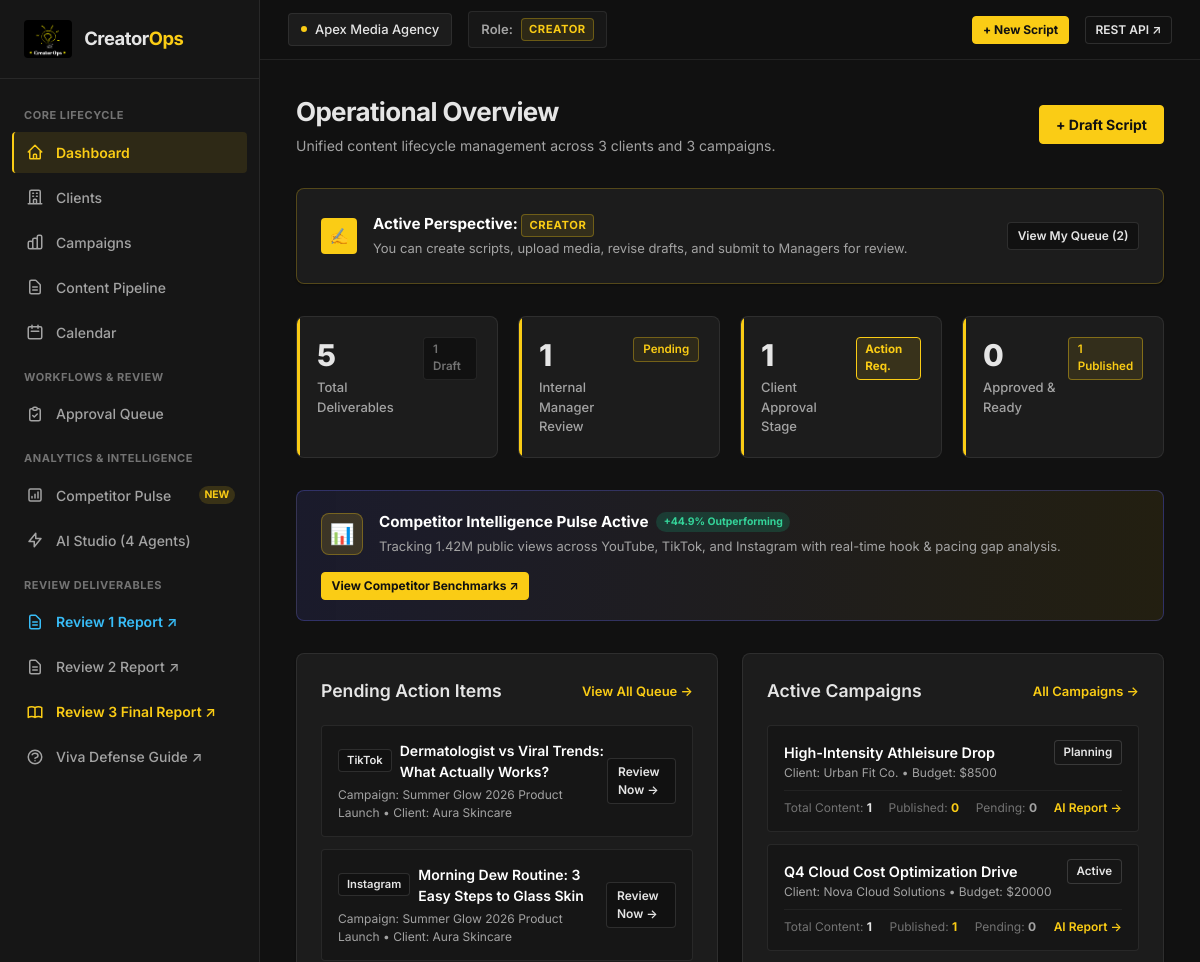
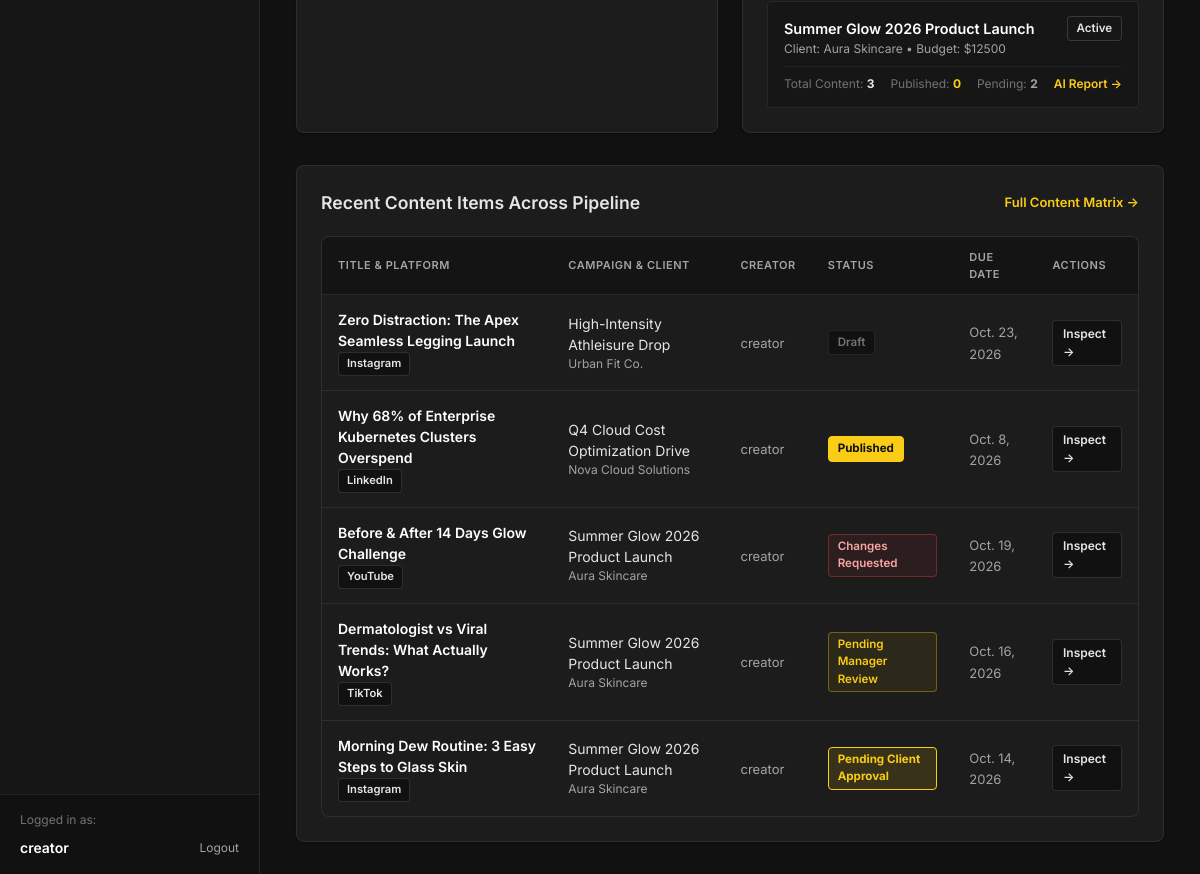
Page /dashboard/ (signed in) on the earlier database version (2 pictures, top to bottom).
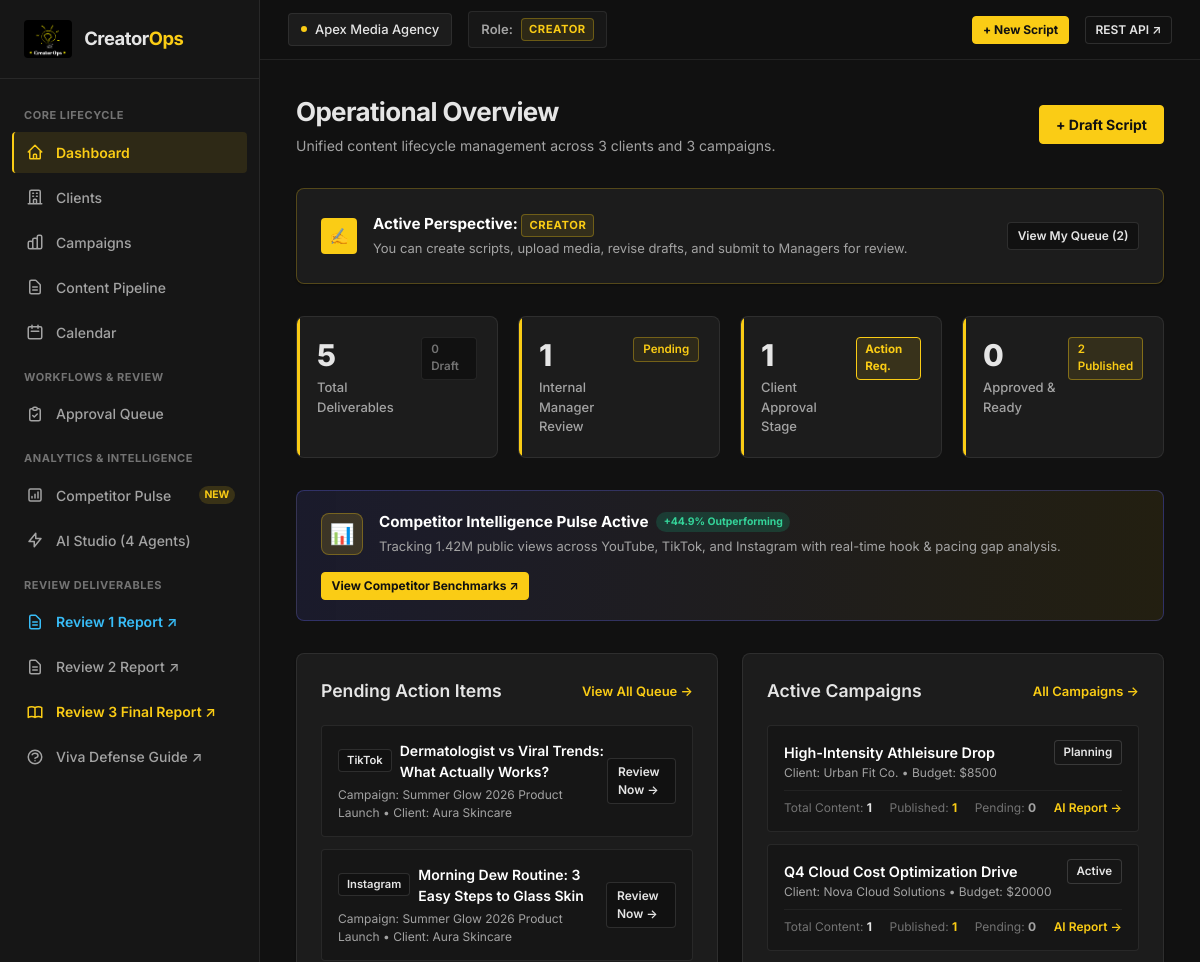
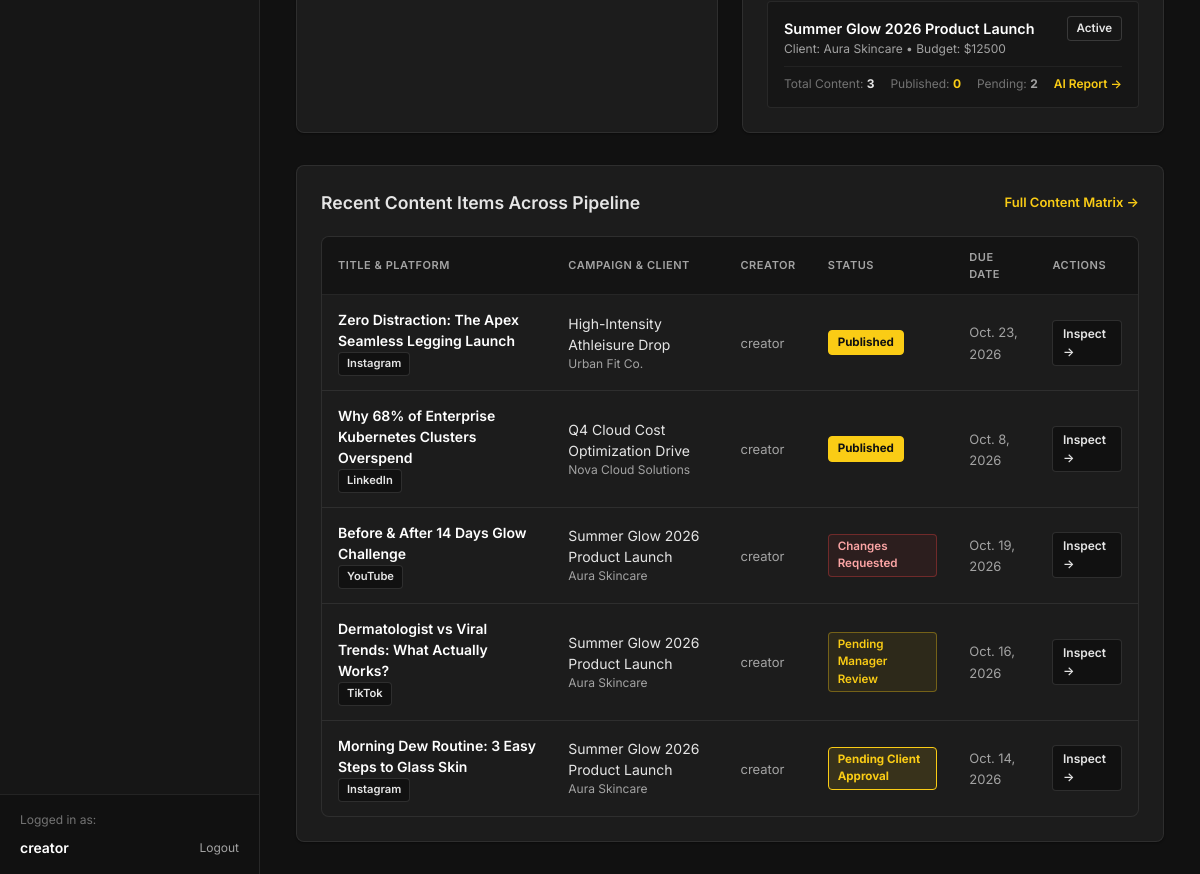
Same page on the later database version (2 pictures, top to bottom).
### campaigns/models.py (models this page shows, shortened)
class Campaign(models.Model):
    class Status(models.TextChoices):
        PLANNING = "PLANNING", "Planning"
        ACTIVE = "ACTIVE", "Active"
        PAUSED = "PAUSED", "Paused"
        COMPLETED = "COMPLETED", "Completed"
    client = models.ForeignKey(Client, on_delete=models.CASCADE, related_name="campaigns")
    title = models.CharField(max_length=255)
    objective = models.TextField(help_text="Campaign goal, key message, or target outcome.")
    target_audience = models.CharField(max_length=255, blank=True, default="")
    status = models.CharField(max_length=20, choices=Status.choices, default=Status.PLANNING)
    start_date = models.DateField(null=True, blank=True)
    end_date = models.DateField(null=True, blank=True)
    budget = models.DecimalField(max_digits=12, decimal_places=2, default=0.00)
    created_at = models.DateTimeField(auto_now_add=True)
    updated_at = models.DateTimeField(auto_now=True)
    class Meta:
        ordering = ["-created_at"]
    @property
    def total_content_items(self):
        return self.content_items.count()
    @property
    def published_count(self):
        return self.content_items.filter(status="published").count()
    @property
    def pending_count(self):
        return self.content_items.filter(status__in=["pending_manager", "pending_client"]).count()

### content/models.py (models this page shows, shortened)
class ContentItem(models.Model):
    class Platform(models.TextChoices):
        INSTAGRAM = "Instagram", "Instagram"
        YOUTUBE = "YouTube", "YouTube"
        LINKEDIN = "LinkedIn", "LinkedIn"
        TWITTER = "Twitter/X", "Twitter/X"
        TIKTOK = "TikTok", "TikTok"
    class Status(models.TextChoices):
        DRAFT = "draft", "Draft"
        PENDING_MANAGER = "pending_manager", "Pending Manager Review"
        PENDING_CLIENT = "pending_client", "Pending Client Approval"
        APPROVED = "approved", "Approved"
        CHANGES_REQUESTED = "changes_requested", "Changes Requested"
        SCHEDULED = "scheduled", "Scheduled"
        PUBLISHED = "published", "Published"
    campaign = models.ForeignKey(Campaign, on_delete=models.CASCADE, related_name="content_items")
    creator = models.ForeignKey(
        User, on_delete=models.SET_NULL, null=True, blank=True, related_name="created_content"
    )
    title = models.CharField(max_length=255)
    platform = models.CharField(max_length=50, choices=Platform.choices, default=Platform.INSTAGRAM)
    script_body = models.TextField(blank=True, default="", help_text="Draft script / talking points / video storyboard.")
    caption = models.TextField(blank=True, default="", help_text="Final caption, copy, hashtags.")
    due_date = models.DateField(null=True, blank=True)
    status = models.CharField(max_length=30, choices=Status.choices, default=Status.DRAFT)
    published_url = models.URLField(max_length=500, blank=True, default="")
    published_post_id = models.CharField(max_length=120, blank=True, default="")
    published_platform = models.CharField(max_length=50, blank=True, default="")
    published_at = models.DateTimeField(null=True, blank=True)
    created_at = models.DateTimeField(auto_now_add=True)
    updated_at = models.DateTimeField(auto_now=True)
    class Meta:
        ordering = ["-updated_at"]

### clients/models.py (models this page shows, shortened)
class Client(models.Model):
    workspace = models.ForeignKey(Workspace, on_delete=models.CASCADE, related_name="clients")
    name = models.CharField(max_length=255)
    contact_email = models.EmailField(blank=True, default="")
    industry = models.CharField(max_length=100, blank=True, default="")
    company_notes = models.TextField(blank=True, default="")
    brand_guidelines = models.TextField(
        blank=True,
        default="",
        help_text="Brand voice, required hashtags, compliance rules used by the AI Script Review Agent."
    )
    created_at = models.DateTimeField(auto_now_add=True)
    updated_at = models.DateTimeField(auto_now=True)
    class Meta:
        ordering = ["name"]
        unique_together = ("workspace", "name")

### analytics/views.py (the view)
# urls.py: path("dashboard/", views.dashboard_view, name="dashboard"),
@workspace_required
def dashboard_view(request):
    ws = request.workspace
    clients = Client.objects.filter(workspace=ws)
    campaigns = Campaign.objects.filter(client__workspace=ws)
    content_items = ContentItem.objects.filter(campaign__client__workspace=ws)
    counts = {
        "clients": clients.count(),
        "campaigns": campaigns.count(),
        "total_content": content_items.count(),
        "draft": content_items.filter(status=ContentItem.Status.DRAFT).count(),
        "pending_manager": content_items.filter(status=ContentItem.Status.PENDING_MANAGER).count(),
        "pending_client": content_items.filter(status=ContentItem.Status.PENDING_CLIENT).count(),
        "approved": content_items.filter(status=ContentItem.Status.APPROVED).count(),
        "changes_requested": content_items.filter(status=ContentItem.Status.CHANGES_REQUESTED).count(),
        "published": content_items.filter(status=ContentItem.Status.PUBLISHED).count(),
    }
    recent_items = content_items.select_related("campaign", "campaign__client", "creator")[:6]
    role = request.membership.role if request.membership else None
    pending_for_role = []
    if role == "MANAGER":
        pending_for_role = content_items.filter(status=ContentItem.Status.PENDING_MANAGER)[:5]
    elif role == "CLIENT_REVIEWER":
        pending_for_role = content_items.filter(status=ContentItem.Status.PENDING_CLIENT)[:5]
    else:
        pending_for_role = content_items.filter(
            status__in=[ContentItem.Status.PENDING_MANAGER, ContentItem.Status.PENDING_CLIENT]
        )[:5]
    return render(request, "dashboard/index.html", {
        "counts": counts,
        "recent_items": recent_items,
        "pending_for_role": pending_for_role,
        "campaigns": campaigns[:5],
    })

### workspaces/context_processors.py (called while the page is built, shortened)
def workspace_context(request):
    memberships = Membership.objects.filter(user=request.user).select_related("workspace")
    active_ws_id = request.session.get("active_workspace_id")
    active_membership = None
    if active_ws_id:
        active_membership = memberships.filter(workspace_id=active_ws_id).first()
    if not active_membership and memberships.exists():
        active_membership = memberships.first()
        request.session["active_workspace_id"] = active_membership.workspace.id
    if active_membership:
        return {
            "active_workspace": active_membership.workspace,
            "user_role": active_membership.role,
            "user_role_label": active_membership.get_role_display(),
            "user_memberships": memberships,
        }

### workspaces/permissions.py (called while the page is built)
def get_membership(user, workspace):
    if not user.is_authenticated or not workspace:
        return None
    return Membership.objects.filter(user=user, workspace=workspace).first()

### templates/dashboard/index.html (shortened to what the changed rows need)
{% extends "base.html" %}
{% block content %}
<div class="page-header">
    <div>
        <h1 class="page-title">Operational Overview</h1>
    </div>
</div>
<div class="grid-4" style="margin-bottom: 2rem;">
    <div class="metric-card">
        <div>
            <div class="metric-value">{{ counts.total_content }}</div>
            <div class="metric-label">Total Deliverables</div>
        </div>
        <span class="badge badge-draft">{{ counts.draft }} Draft</span>
    </div>
    <div class="metric-card accent-approved">
        <div>
            <div class="metric-value">{{ counts.approved }}</div>
            <div class="metric-label">Approved & Ready</div>
        </div>
        <span class="badge badge-approved">{{ counts.published }} Published</span>
    </div>
</div>
<div class="grid-2" style="margin-bottom: 2rem;">
    <div class="card">
        <div class="card-header">
            <h2 class="card-title">Pending Action Items</h2>
        </div>
    </div>
    <div class="card">
        <div class="card-header">
            <h2 class="card-title">Active Campaigns</h2>
        </div>
        {% if campaigns %}
        <div style="display: flex; flex-direction: column; gap: 0.75rem;">
            {% for camp in campaigns %}
            <div style="background: var(--bg-secondary); border: 1px solid var(--border-color); border-radius: var(--radius-sm); padding: 0.875rem 1rem;">
                <div style="display: flex; justify-content: space-between; align-items: flex-start; margin-bottom: 0.35rem;">
                    <div>
                        <a href="{% url 'campaigns:detail' camp.id %}" style="color: #fff; font-weight: 600; text-decoration: none; font-size: 0.9rem;">
                            {{ camp.title }}
                        </a>
                        <div style="font-size: 0.75rem; color: var(--text-muted);">Client: {{ camp.client.name }} &bull; Budget: ${{ camp.budget|floatformat:0 }}</div>
                    </div>
                    <span class="badge badge-scheduled">{{ camp.get_status_display }}</span>
                </div>
                <div style="display: flex; justify-content: space-between; font-size: 0.75rem; color: var(--text-dim); margin-top: 0.5rem; padding-top: 0.5rem; border-top: 1px solid rgba(255,255,255,0.05);">
                    <span>Total Content: <strong style="color:var(--text-main);">{{ camp.total_content_items }}</strong></span>
                    <span>Published: <strong style="color: var(--primary);">{{ camp.published_count }}</strong></span>
                    <span>Pending: <strong style="color: var(--text-muted);">{{ camp.pending_count }}</strong></span>
                    <a href="{% url 'analytics:campaign_report' camp.id %}" style="color: var(--primary); text-decoration: none; font-weight: 600;">AI Report &rarr;</a>
                </div>
            </div>
            {% endfor %}
        </div>
        {% else %}
        <div style="text-align: center; padding: 2rem 1rem; color: var(--text-dim);">
            <div>No campaigns yet.</div>
            <a href="{% url 'campaigns:create' %}" class="btn btn-primary btn-sm" style="margin-top: 0.75rem;">Create First Campaign</a>
        </div>
        {% endif %}
    </div>
</div>
<div class="card">
    <div class="card-header">
        <h2 class="card-title">Recent Content Items Across Pipeline</h2>
    </div>
    <div class="table-container">
        <table class="table">
            <thead>
                <tr>
                    <th>Title & Platform</th>
                    <th>Campaign & Client</th>
                    <th>Creator</th>
                    <th>Status</th>
                    <th>Due Date</th>
                    <th>Actions</th>
                </tr>
            </thead>
            <tbody>
                {% for item in recent_items %}
                <tr>
                    <td>
                        <div style="font-weight: 600; color: #fff;">{{ item.title }}</div>
                        <span class="platform-pill platform-{{ item.platform|slugify }}">{{ item.platform }}</span>
                    </td>
                    <td>
                        <div style="color: var(--text-main);">{{ item.campaign.title }}</div>
                        <div style="font-size: 0.75rem; color: var(--text-muted);">{{ item.campaign.client.name }}</div>
                    </td>
                    <td>
                        <span style="font-size: 0.8125rem; color: var(--text-muted);">{{ item.creator.username|default:"Unassigned" }}</span>
                    </td>
                    <td>
                        <span class="badge badge-{{ item.status }}">{{ item.get_status_display }}</span>
                    </td>
                    <td>
                        <span style="font-size: 0.8125rem; color: var(--text-muted);">{{ item.due_date|default:"Not set" }}</span>
                    </td>
                    <td>
                        <a href="{% url 'content:detail' item.id %}" class="btn btn-secondary btn-sm">Inspect &rarr;</a>
                    </td>
                </tr>
                {% empty %}
                <tr>
                    <td colspan="6" style="text-align: center; padding: 2rem; color: var(--text-dim);">
                        No content created yet. <a href="{% url 'content:create' %}" style="color: var(--primary);">Draft your first piece</a>.
                    </td>
                </tr>
                {% endfor %}
            </tbody>
        </table>
    </div>
</div>
{% endblock %}

Differences in the rows shown:
computed for Campaign "High-Intensity Athleisure Drop": published_count "0" → "1"
changed ContentItem "Zero Distraction: The Apex Seamless Legging Launch": status "Draft" → "Published"
Other differences:
{{ counts.draft }}: "1" → "0"
{{ counts.published }}: "1" → "2"
